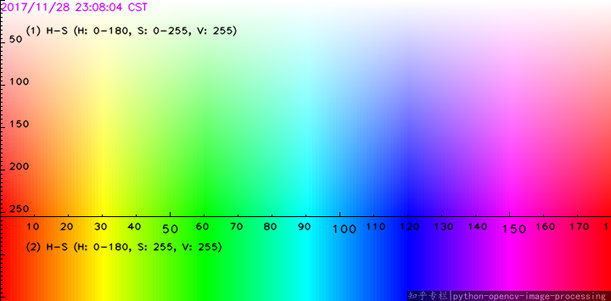
#> input picture M&M Challenge/img/hsv.png, 611 x 301 px, shrunk from 720 x 355 before the run
$ jupyter execute 'M&MChallenge.ipynb'   (shell and % lines are left out)
#> lines starting #> are read from the running program, lines starting #| are printed output that depends on the picture; after the words box and inside, x2 and y2 are one past the last pixel; in counts of white or black regions, pixels touching at a corner belong together
[cell 1]
# Import Libraries
import cv2
import matplotlib.pyplot as plt

[cell 2]
# Display HSV ColorMap as a helper for selecting color pixels
colormap = cv2.imread('img/hsv.png')
#> colormap is the input picture: shape (301, 611, 3); mean B, G, R 170.7, 171, 169.7
colormap_rgb = cv2.cvtColor(colormap, cv2.COLOR_BGR2RGB)
plt.figure(figsize=(15,10))
plt.imshow(colormap_rgb)

[cell 3]
# Read the Image
img = cv2.imread('img/mm.png')
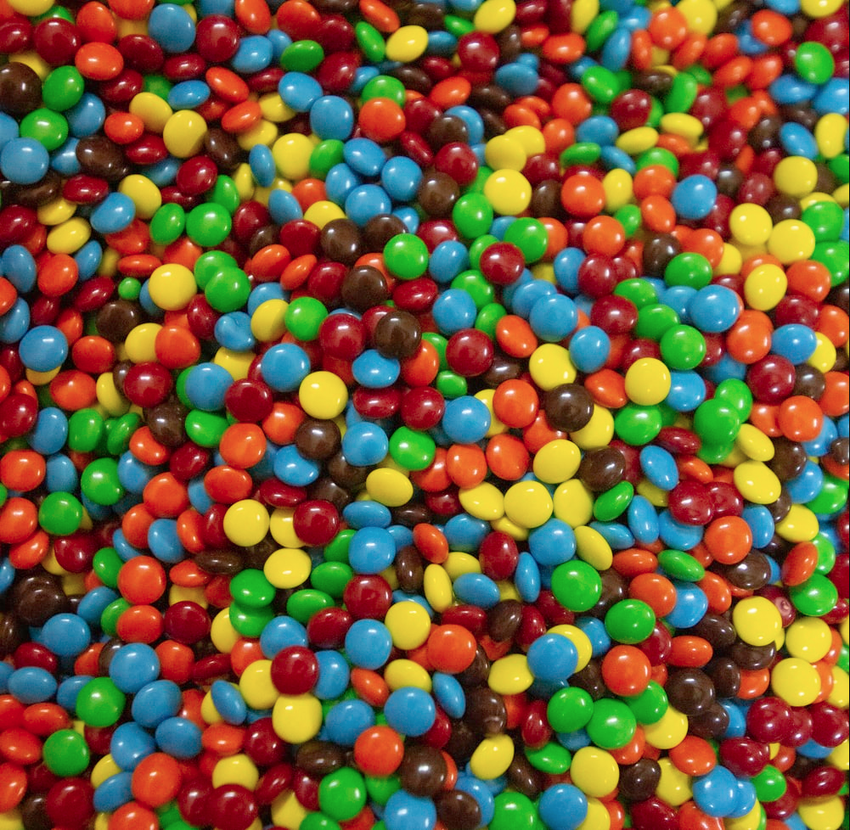
#> input picture M&M Challenge/img/mm.png, 850 x 830 px, shrunk from 1001 x 978 before the run
#> img is the input picture: shape (830, 850, 3); mean B, G, R 58.2, 92.2, 114.8
# Convert the image from BGR to RGB
img_rgb = cv2.cvtColor(img, cv2.COLOR_BGR2RGB)
# Convert the image from BGR to HSV
img_hsv = cv2.cvtColor(img, cv2.COLOR_BGR2HSV)
#> img_hsv: shape (830, 850, 3); mean H, S, V 63.5, 194.3, 148.7

# Creating a subplots of all the figures
fig, ax = plt.subplots(2,3, figsize=(20,10))

# Displaying the Original Image
ax[0][0].imshow(img_rgb)
ax[0][0].set_title("Original Image")

# We want to see only the blue ones
hsv_blue = img_hsv.copy()
# Selecting the Upper and Lower Bounds for Blue
lower_bounds = (95, 50, 20)
upper_bounds = (145, 255, 255)

mask_blue = cv2.inRange(hsv_blue, lower_bounds, upper_bounds)
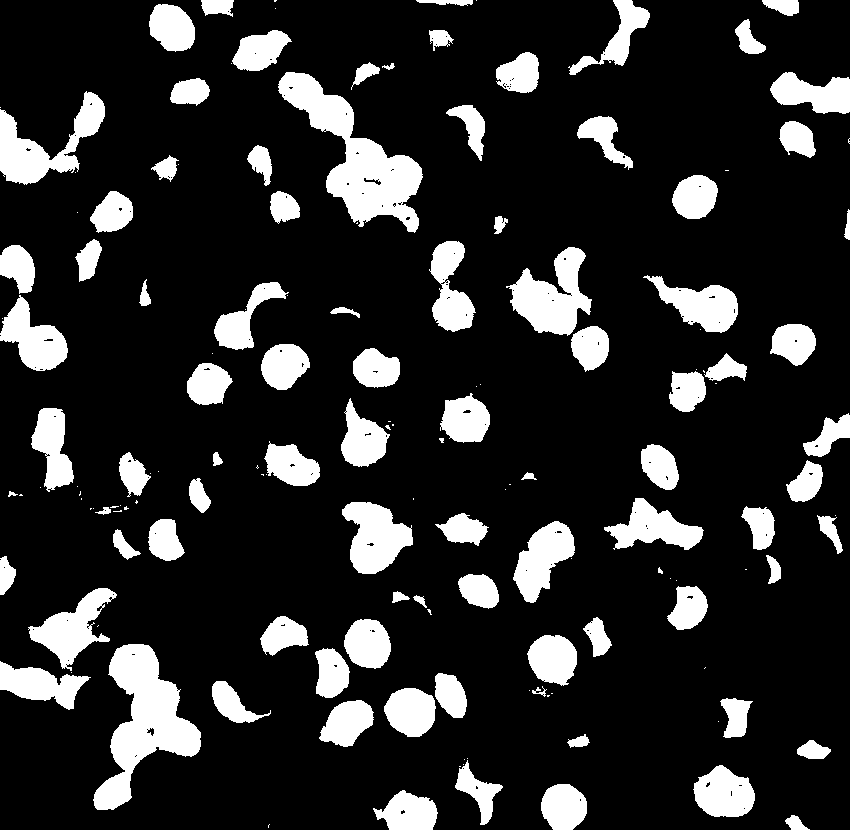
#> mask_blue: shape (830, 850); 16.8% white; 153 white regions (63 under 20 px), largest, box (x1, y1, x2, y2) and area: (278, 72, 423, 233) 8332, (93, 644, 201, 810) 7743, (506, 247, 592, 336) 4047
img_masked_blue = img_rgb.copy()
img_masked_blue[mask_blue == 0] = [0, 0, 0]

ax[0][1].imshow(img_masked_blue)
ax[0][1].set_title("Blue M&M")

# We want to see only the green ones
hsv_green = img_hsv.copy()
# Selecting the Upper and Lower Bounds for Green
lower_bounds = (40, 50, 20)
upper_bounds = (80, 255, 255)
mask_green = cv2.inRange(hsv_green, lower_bounds, upper_bounds)
#> mask_green: shape (830, 850); 13.5% white; 447 white regions (343 under 20 px), largest, box (x1, y1, x2, y2) and area: (449, 152, 547, 340) 5708, (229, 526, 357, 638) 5692, (547, 681, 669, 750) 5087
img_masked_green = img_rgb.copy()
img_masked_green[mask_green == 0] = [0, 0, 0]

ax[0][2].imshow(img_masked_green)
ax[0][2].set_title("Green M&M")

# We want to see only the red ones
hsv_red = img_hsv.copy()
# Selecting the Upper and Lower Bounds for Red
lower_bounds = (170, 50, 20)
upper_bounds = (180, 255, 255)
mask_red = cv2.inRange(hsv_red, lower_bounds, upper_bounds)
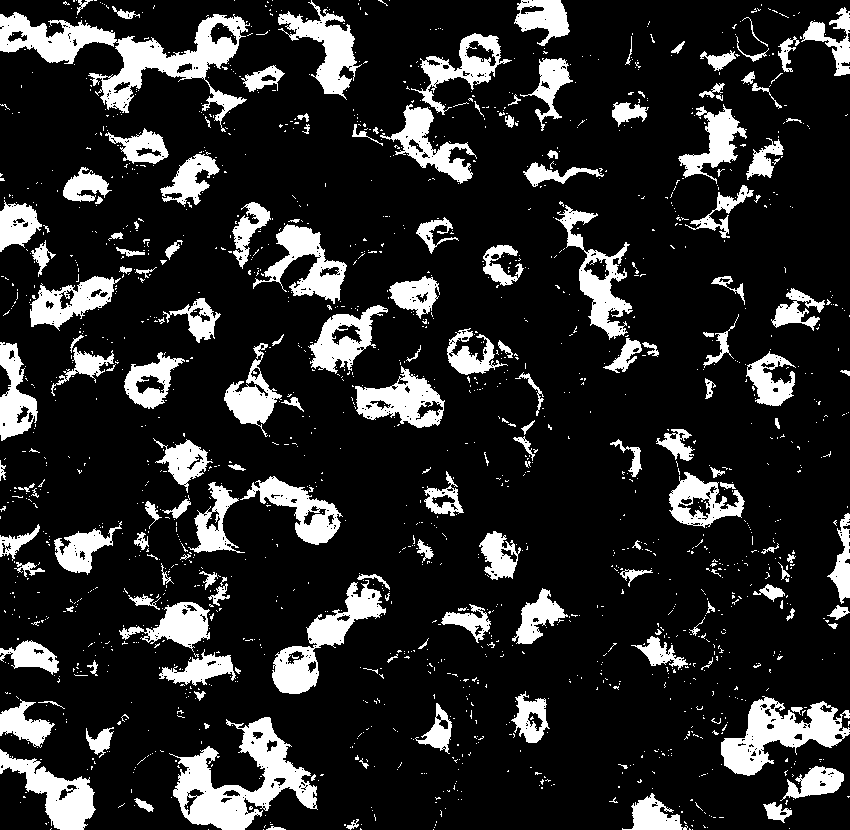
#> mask_red: shape (830, 850); 16.2% white; 1684 white regions (1515 under 20 px), largest, box (x1, y1, x2, y2) and area: (0, 12, 250, 132) 8419, (169, 717, 318, 830) 6784, (721, 696, 850, 776) 4505
img_masked_red = img_rgb.copy()
img_masked_red[mask_red == 0] = [0, 0, 0]
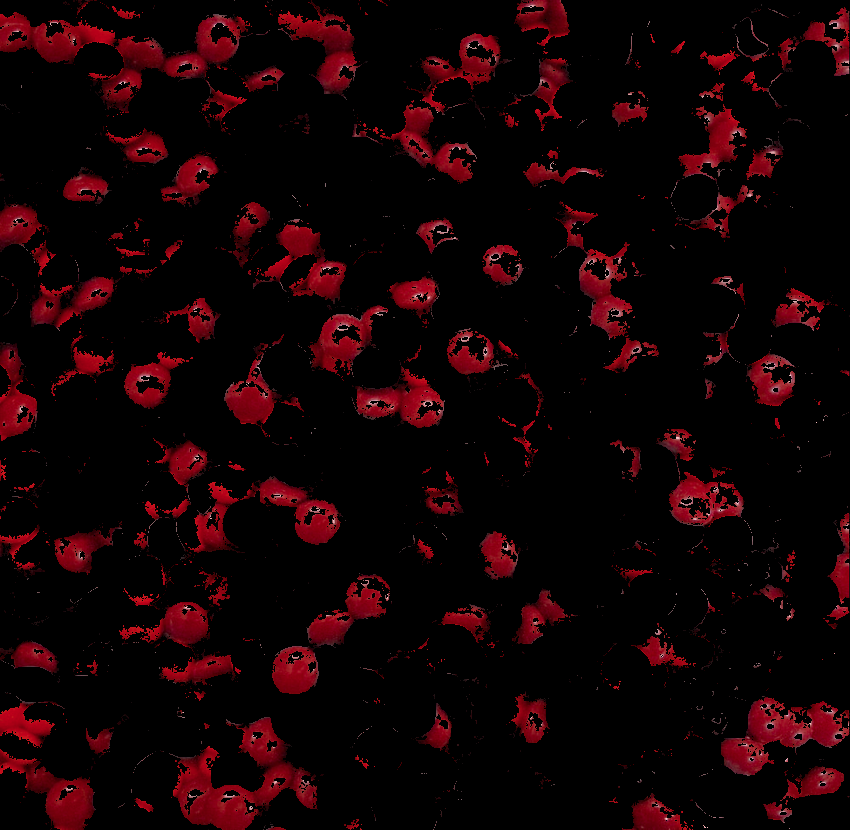
#> img_masked_red: shape (830, 850, 3); mean R, G, B 20.1, 1.8, 3.9

ax[1][0].imshow(img_masked_red)
ax[1][0].set_title("Red M&M")

# We want to see the blue and green
# We can do it using the bitwise OR operator
blue_and_green = cv2.bitwise_or(img_masked_blue, img_masked_green)
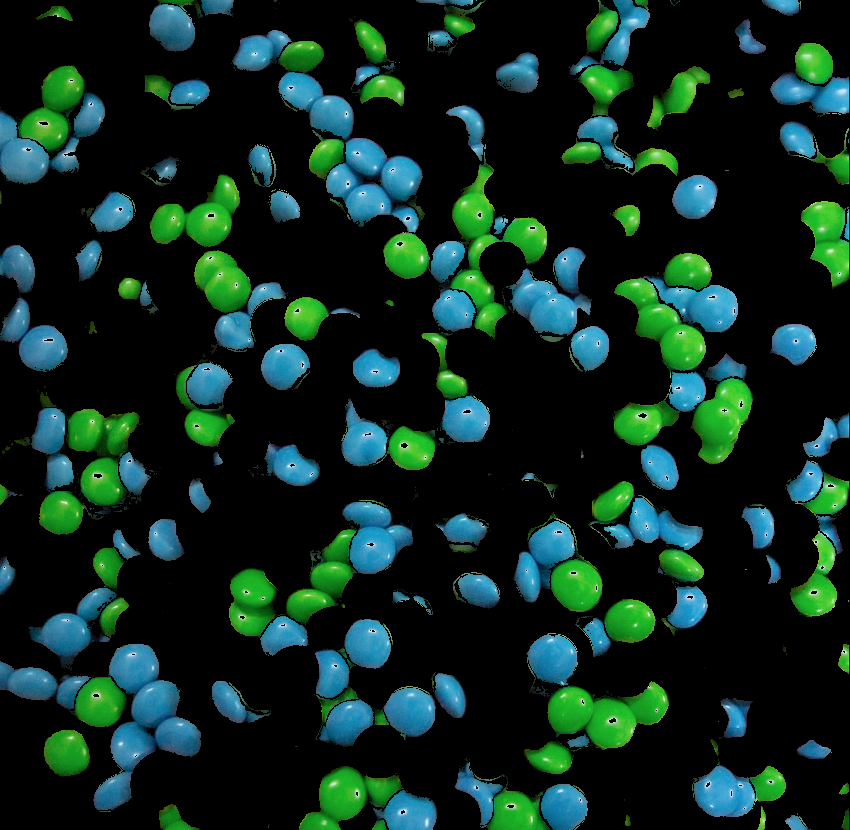
#> blue_and_green: shape (830, 850, 3); mean R, G, B 14.4, 41.6, 32.3

ax[1][1].imshow(blue_and_green)
ax[1][1].set_title("Blue-Green M&M")

# We want to see Blue, Green and Red and others will be faded.
mask = cv2.bitwise_or(blue_and_green, img_masked_red)
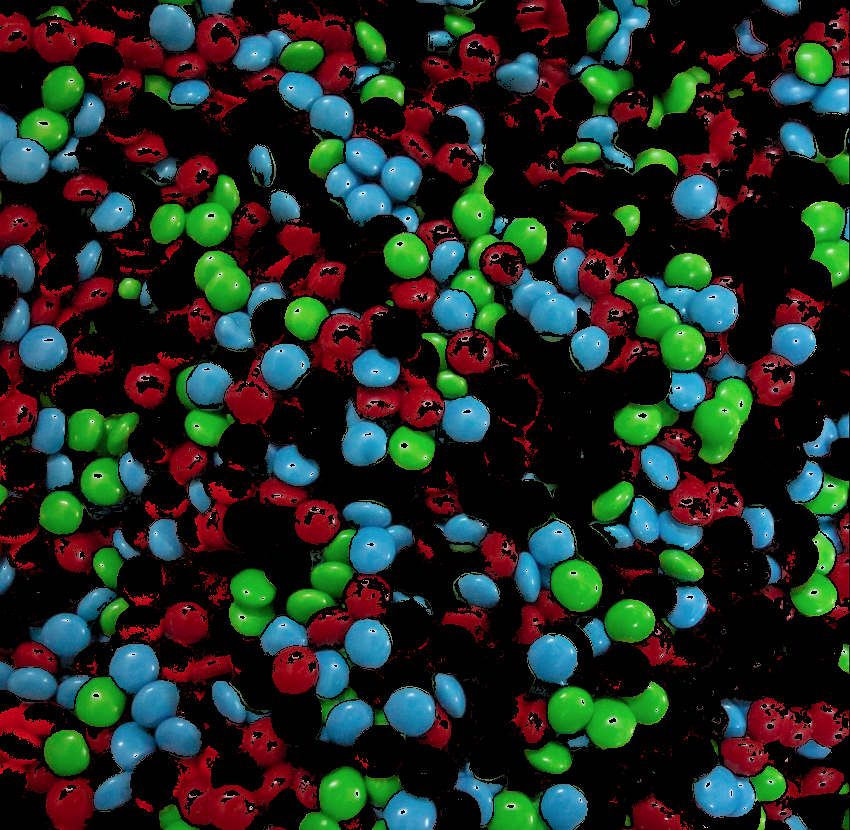
#> mask: shape (830, 850, 3); mean R, G, B 34.4, 43.5, 36.2
final_img = img_rgb.copy()
final_img[mask == 0] = final_img[mask==0]*0.37
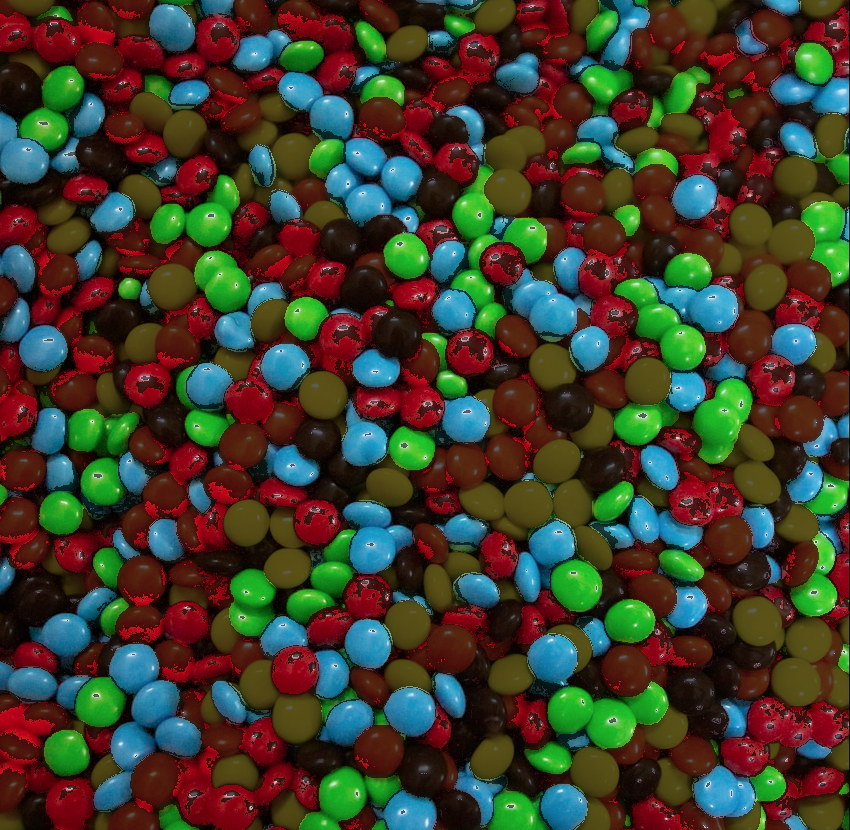
#> final_img: shape (830, 850, 3); mean R, G, B 63.9, 61.2, 44.1

ax[1][2].imshow(final_img)
ax[1][2].set_title("Blue-Green-Red M&M")
